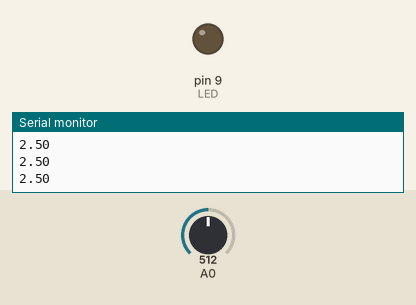
Bench run of a sketch on a simulated Arduino Uno, built with avr-gcc and run on an emulated ATmega328P. On the bench: output pins drawn as LEDs (lit = HIGH), the last lines printed to the serial monitor. The inputs (shaded band) are chosen by the test bench; at power-on: A0 = 512.

Above: at 1.2 s.
1.3 s: A0 set to 502
At 2.5 s:
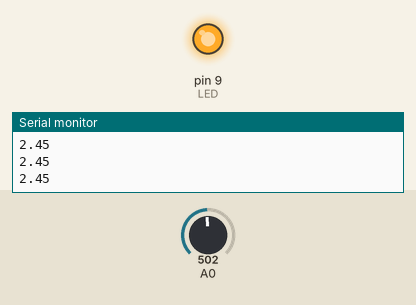
2.8 s: A0 set to 716
At 3.3 s:
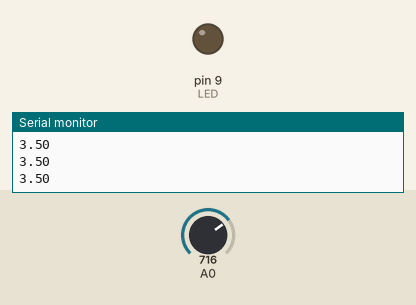
4.3 s: A0 set to 511
At 5.0 s:
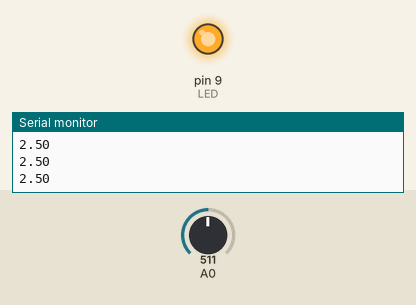
Timing chart, 0 to 7.3 s (numbered marks = the images above; inputs shaded):
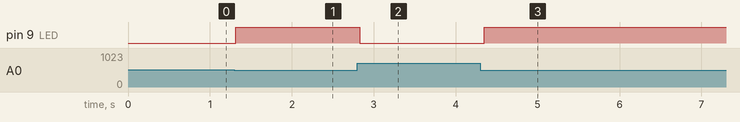

The sketch:

LIGHT_SENSOR.ino
```cpp
int LED = 9;

void setup() {
  pinMode(LED, OUTPUT);
  Serial.begin(9600);
}

// Why 2 kohm? Resistance of the light sensor is around 2k.
void loop() {
  float volt = (analogRead(A0) / 1023.0) * 5.0;
  Serial.println(volt);
  digitalWrite(LED, volt < 2.5);
  delay(50);
}
```

Measured:
- the behaviour switches between 512 and 511 on A0 (found by bisection; images 0 and 1)
- after the input at 1.3 s, pin 9 (LED): LOW → HIGH at once
- after the input at 2.8 s, pin 9 (LED): HIGH → LOW at once
- after the input at 4.3 s, pin 9 (LED): LOW → HIGH after 0.05 s
